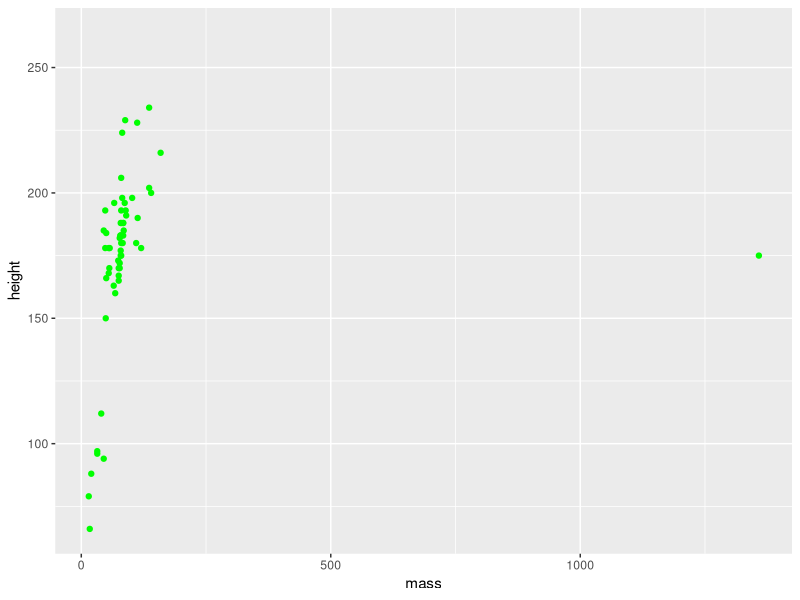

This chart was generated by the following R code:
## ---- chunk 1
knitr::opts_chunk$set(echo = TRUE)
library(tidyverse)
## ---- chunk 2
ggplot(data=starwars, aes(x=mass, y=height))+
  geom_point(color="green")
